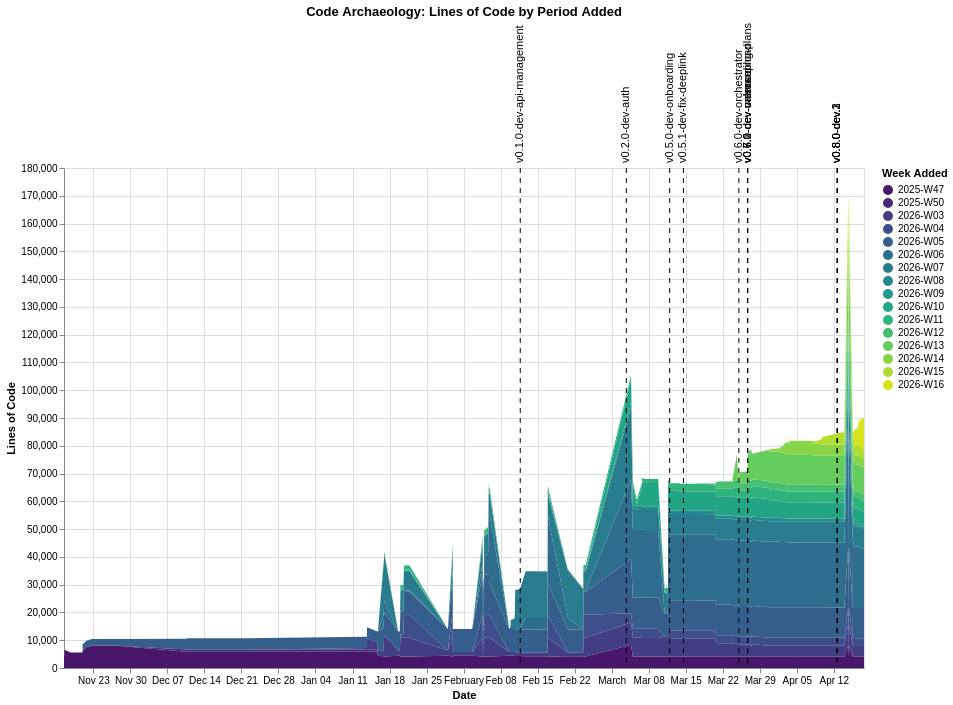

Write the Vega-Lite specification saved for this chart.
### Vega-Lite specification from a JSON file in a GitHub repository (floating-point values rounded to 4 significant figures; data arrays with more than 128 entries replaced by an {"elided": "..."} marker saying what was removed)
{"$schema": "https://vega.github.io/schema/vega-lite/v6.1.0.json", "config": {"view": {"continuousHeight": 300, "continuousWidth": 300}}, "datasets": {"data-1c73396bddc555f6e9069ef9daa417c9": [{"datetime": "2026-02-11T17:14:40", "version": "v0.1.0-dev-api-management"}, {"datetime": "2026-03-03T18:45:16", "version": "v0.2.0-dev-auth"}, {"datetime": "2026-03-11T23:13:57", "version": "v0.5.0-dev-onboarding"}, {"datetime": "2026-03-14T13:47:59", "version": "v0.5.1-dev-fix-deeplink"}, {"datetime": "2026-03-25T01:22:07", "version": "v0.6.0-dev-orchestrator"}, {"datetime": "2026-03-26T16:58:15", "version": "v0.6.1-dev-onboarding-plans"}, {"datetime": "2026-03-26T16:58:21", "version": "v0.6.2-dev-menu-upload"}, {"datetime": "2026-03-26T17:01:58", "version": "v0.7.0"}, {"datetime": "2026-03-26T17:01:58", "version": "v0.7.0-dev-valence"}, {"datetime": "2026-04-12T15:50:37", "version": "v0.8.0-dev.1"}, {"datetime": "2026-04-12T15:52:39", "version": "v0.8.0-dev.2"}, {"datetime": "2026-04-12T16:00:04", "version": "v0.8.0-dev.3"}], "data-f4ae831269f7b3751fcadc73f78abad6": {"elided": "3251 records"}}, "height": 500, "layer": [{"data": {"name": "data-f4ae831269f7b3751fcadc73f78abad6"}, "encoding": {"color": {"field": "period", "scale": {"scheme": "viridis"}, "title": "Week Added", "type": "ordinal"}, "order": {"field": "period", "sort": "ascending", "type": "ordinal"}, "tooltip": [{"field": "commit_date", "type": "temporal"}, {"field": "period", "type": "ordinal"}, {"field": "line_count", "type": "quantitative"}], "x": {"field": "commit_date", "title": "Date", "type": "temporal"}, "y": {"field": "line_count", "title": "Lines of Code", "type": "quantitative"}}, "mark": {"type": "area"}}, {"data": {"name": "data-1c73396bddc555f6e9069ef9daa417c9"}, "encoding": {"tooltip": [{"field": "version", "type": "nominal"}, {"field": "datetime", "type": "temporal"}], "x": {"field": "datetime", "title": "Date", "type": "temporal"}}, "mark": {"strokeDash": [5, 5], "type": "rule"}}, {"data": {"name": "data-1c73396bddc555f6e9069ef9daa417c9"}, "encoding": {"text": {"field": "version", "type": "nominal"}, "x": {"field": "datetime", "type": "temporal"}, "y": {"value": 10}}, "mark": {"align": "left", "angle": 270, "dx": 15, "dy": 0, "type": "text"}}], "title": "Code Archaeology: Lines of Code by Period Added", "width": 800}
